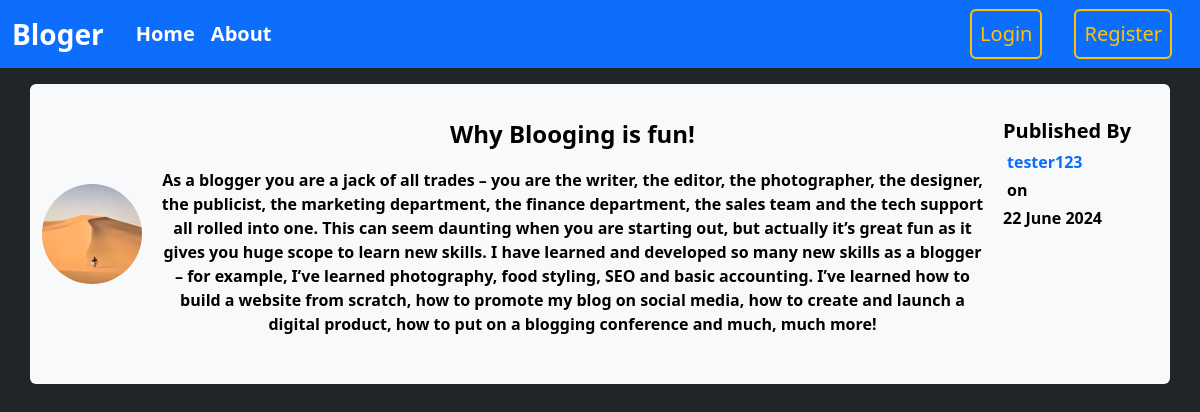
Screenshot of /post/2 with the database file from the repository.
### package/models.py (models this page shows, shortened)
class User(db.Model, UserMixin):
    id = db.Column(db.Integer, primary_key=True)
    username = db.Column(db.String(20), unique=True, nullable=False)
    email = db.Column(db.String(120), unique=True, nullable=False)
    image = db.Column(db.String(20), nullable=False, default="default.jpg")
    password = db.Column(db.String(60), nullable=False)
    posts = db.relationship("Post", backref="author", lazy=True)

class Post(db.Model):
    id = db.Column(db.Integer, primary_key=True)
    title = db.Column(db.String(100), nullable=False)
    date_posted = db.Column(db.DateTime, nullable=False, default = datetime.utcnow)
    content = db.Column(db.Text, nullable=False)
    user_id = db.Column(db.Integer, db.ForeignKey("user.id"), nullable=False)

### package/posts/routes.py (the view)
@posts.route("/post/<int:id>")
def post(id):
    post = Post.query.get_or_404(id)
    return render_template("post.html", title=post.title, post=post)

### package/templates/post.html (shortened to what this page needs)
{% extends 'layouts.html' %}
{% block content %}
  <div class="container bg-light rounded text-black d-flex py-3 justify-content-center my-3 flex-md-row flex-column">
    <div class="d-flex align-items-center justify-content-center">
      <img class="rounded-circle" src="{{ url_for('static', filename='profile_pics/' + post.author.image) }}" style="width: 100px;  height: 100px;" />
    </div>
    <div class="flex-fill text-center mx-3 py-3">
      <p class="title fs-4 text-decoration-none text-black">{{ post.title }}</p>
      <p class="mt-3">{{ post.content }}</p>
    </div>
    <div class="d-flex flex-column pt-3" style="min-width: 155px;">
      <div class="d-flex flex-md-column justify-content-center flex-wrap">
        <p class="bold fw-4 fs-5 m-0">Published By</p>
        <a href="{{url_for("users.user_post", username=post.author.username)}}" class="text-decoration-none mx-1 pt-1">{{ post.author.username }}</a>
        <p class="m-0 pt-1 mx-1">on</p>
        <p class="pt-1 m-0">{{ post.date_posted.strftime('%d %B %Y') }}</p>
      </div>
    </div>
  </div>
{% endblock %}

### package/static/main.css (style rules this page uses)
body { margin: 0; padding: 0px 0px; height: 100vh; }

### rows the page displays
User: image (picture), author.username "tester123"
Post: title "Why Blooging is fun!", content "As a blogger you are a jack of all trades – you are the writer, the editor, the photographer, the designer, the publicist, the marketing department, the finance department, the sales team and the tech support all rolled into one. This can seem daunting when you are starting out, but actually it’s great fun as it gives you huge scope to learn new skills. I have learned and developed so many new skills as a blogger – for example, I’ve learned photography, food styling, SEO and basic accounting. I’ve learned how to build a website from scratch, how to promote my blog on social media, how to create and launch a digital product, how to put on a blogging conference and much, much more!", date_posted "22 June 2024"
